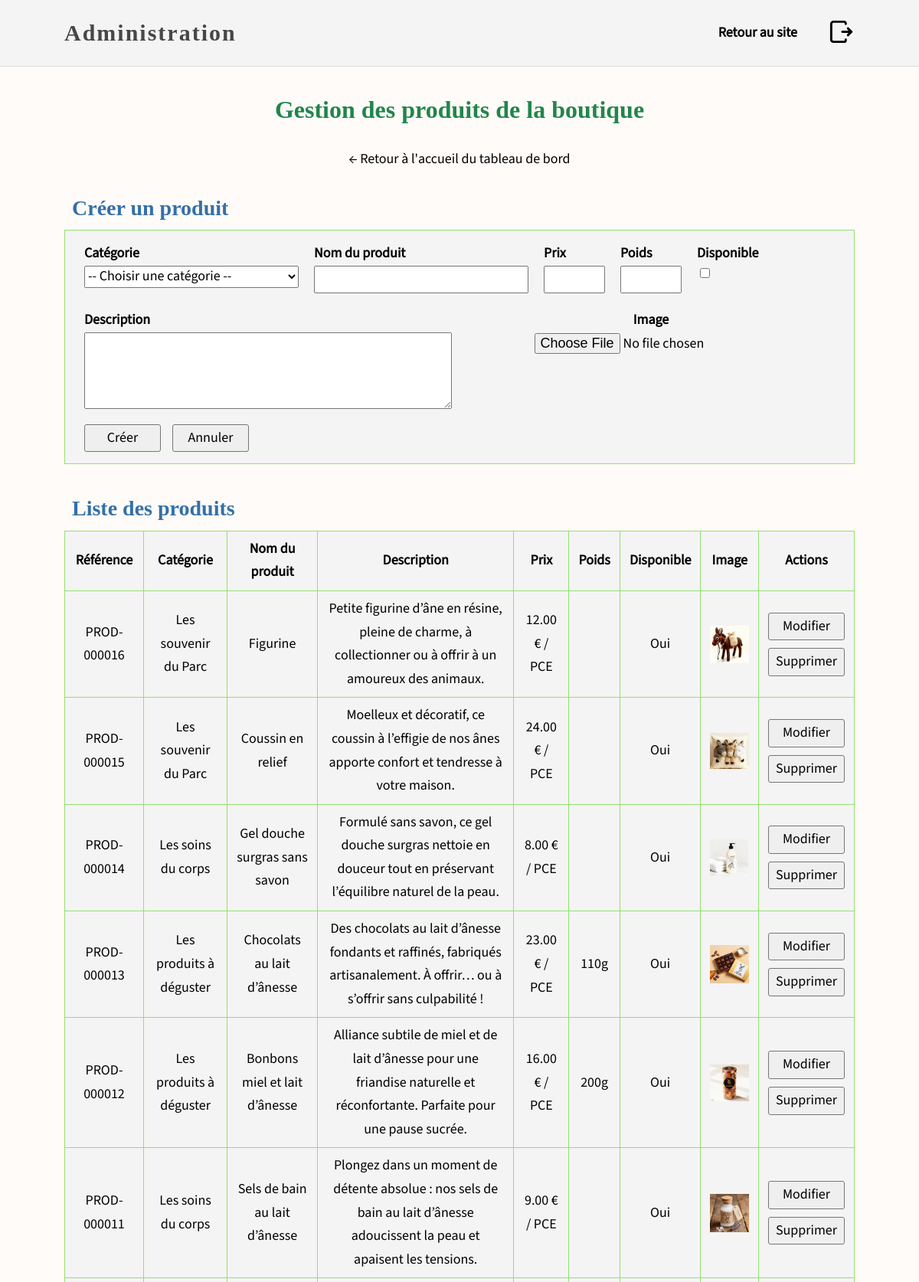
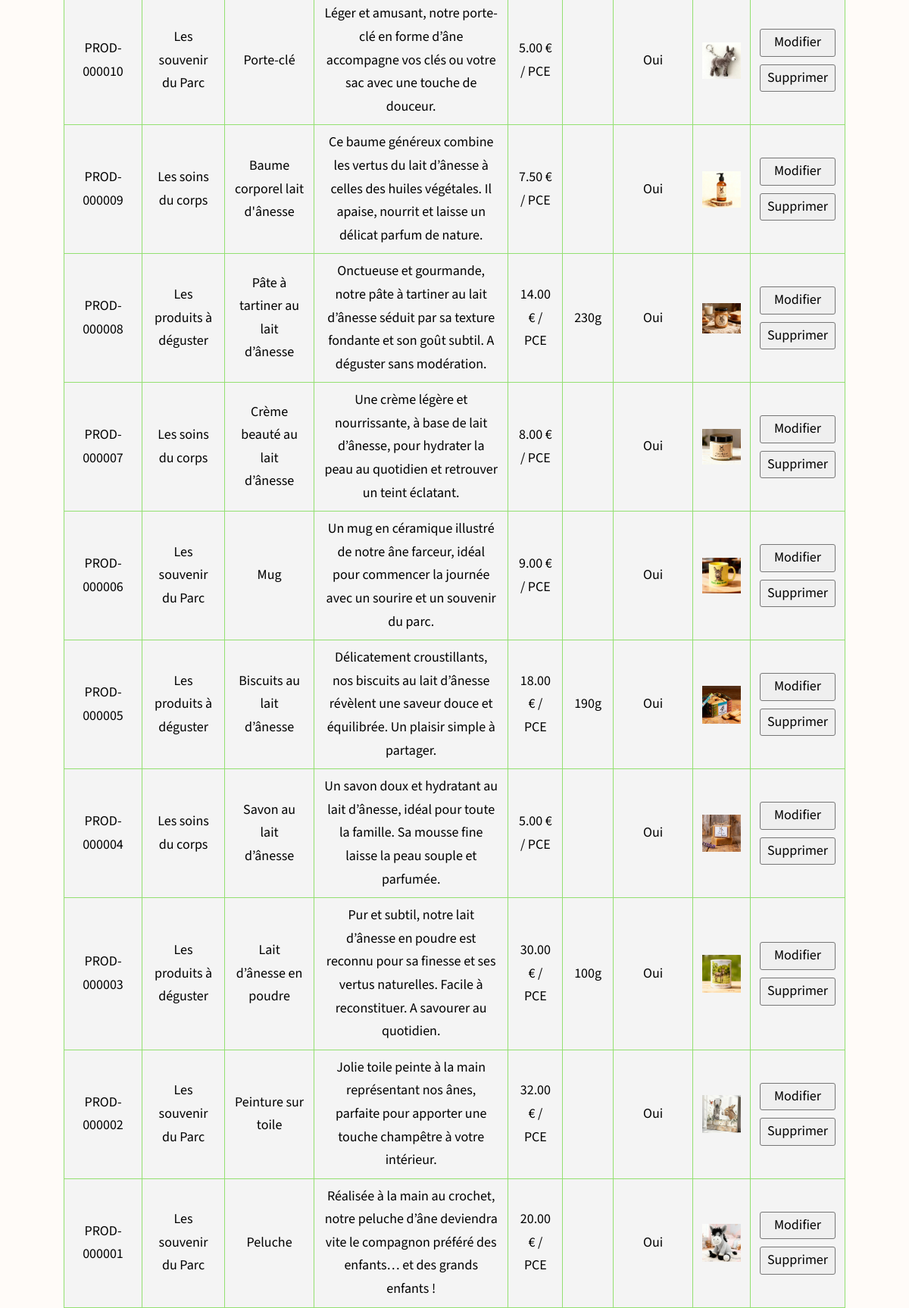
The app's page /?url=admin/produits (signed in, upper part) with its own data (2 pictures, top to bottom).
### tables this page shows
CREATE TABLE `products` (
  `id` int(11) NOT NULL,
  `reference` varchar(20) NOT NULL,
  `name` varchar(60) NOT NULL,
  `description` text NOT NULL,
  `price` decimal(10,2) NOT NULL,
  `weight` varchar(10) DEFAULT NULL,
  `is_available` tinyint(1) NOT NULL DEFAULT 0,
  `image` varchar(255) DEFAULT NULL,
  `category_id` int(11) NOT NULL
);

CREATE TABLE `products_categories` (
  `id` int(11) NOT NULL,
  `label` varchar(255) NOT NULL,
  `description` text NOT NULL,
  `display_order` int(10) UNSIGNED NOT NULL COMMENT 'Display order of products''s categories in the shop'
);

### src/Controllers/BaseController.php (called while the page is built, shortened)
<?php
class BaseController
{
    protected function renderViewAndMeta(string $view, array $data = [])
    {
        $parts = explode('/', $view);
        $action = array_pop($parts);
        $section = implode('.', $parts);
        $metaService = new Meta();
        $meta = $metaService->getMeta($section, $action);
        $siteName = $metaService->siteName();
        $pageTitle = trim($meta['title'] ?? '');
        $title = ($pageTitle === '' || $pageTitle === $siteName)
            ? $siteName
            : $siteName . ' - ' . $pageTitle;
        $data['meta'] = $meta;
        $data['title'] = $title;
        $data['internalStyles'] = $data['internalStyles'] ?? [];
        $data['externalStyles'] = $data['externalStyles'] ?? [];
        $data['internalScripts'] = $data['internalScripts'] ?? [];
        $data['externalScripts'] = $data['externalScripts'] ?? [];
        $data['headerView'] = $data['headerView'] ?? 'header';
        extract($data);
        require __DIR__ . '/../Views/' . $view . '.php';
        require __DIR__ . '/../Views/layouts/main.php';
    }
}

### src/Controllers/Admin/AdminProductController.php (called while the page is built, shortened)
<?php
class AdminProductController extends BaseController
{
    private string $path;
    private ProductModel $model;
    private ProductCategoryModel $productCategoryModel;
    public function __construct()
    {
        $this->path = 'admin/products';
        $this->model = new ProductModel();
        $this->productCategoryModel = new ProductCategoryModel();
    }
    public function index()
    {
        try {
            $flash = $this->getFlashData();
            $editItem = null;
            $viewData = $this->getProductViewData(
                [
                    'editItem' => $editItem,
                    'updateErrors' => $flash['updateErrors'],
                    'success' => $flash['success'],
                    'successProductId' => $flash['successProductId'],
                    'successType' => $flash['successType'],
                ]
            );
            $this->renderViewAndMeta(
                $this->path . '/index',
                array_merge(
                    $viewData,
                    $this->scriptsAndStylesAssets(),
                    [
                        'headerView' => 'header_admin'
                    ]
                )
            );
        } catch (Exception $e) {
            $this->handleException($e);
        }
    }
    private function getCsrfTokens(): array
    {
        return [
            'csrfProductCreate' => CsrfProtect::generateToken('product_create'),
            'csrfProductUpdate' => CsrfProtect::generateToken('product_update'),
            'csrfProductDelete' => CsrfProtect::generateToken('product_delete'),
        ];
    }
    private function getProductViewData(array $data = []): array
    {
        return array_merge(
            [
                'items' => $this->model->findAllItems(),
                'editItem' => null,
                'categories' => $this->productCategoryModel->findAllItems(),
            ],
            $this->getCsrfTokens(),
            $data
        );
    }
    private function getFlashData(): array
    {
        $data = [
            'success' => $_SESSION['success'] ?? null,
            'successProductId' => $_SESSION['successProductId'] ?? null,
            'successType' => $_SESSION['successType'] ?? null,
            'updateErrors' => $_SESSION['updateErrors'] ?? [],
            'editItemSession' => $_SESSION['editItem'] ?? null,
        ];
        return $data;
    }
    private function scriptsAndStylesAssets(): array
    {
        return [
            'internalStyles' => [
                'admin-header.css',
                'admin-home.css',
                'admin-products.css',
            ],
            'internalScripts' => [
                'admin_products.js',
            ],
        ];
    }
}

### public/index.php (called while the page is built, shortened)
<?php
$rootPath = basename(__DIR__) === 'public'
    ? dirname(__DIR__)
    : __DIR__;
require_once $rootPath . '/src/Core/Autoload.php';
$url = $_GET['url'] ?? 'accueil';
$router = new Router();
$router->renderPage($url);

### src/Models/ProductModel.php (called while the page is built, shortened)
<?php
class ProductModel
{
    private PDO $db;
    private string $table = 'products';
    public function __construct()
    {
        $this->db = DatabaseConnect::getInstance()->getConnection();
    }
    public function findAllItems(): array
    {
        $stmt = $this->db->query("
            SELECT *
            FROM {$this->table}
            ORDER BY id DESC
        ");
        return $stmt->fetchAll(PDO::FETCH_ASSOC);
    }
}

### src/Core/Autoload.php (called while the page is built, shortened)
<?php
spl_autoload_register(function (string $class): void {
    $prefix = 'App\\';
    $baseDir = __DIR__ . '/../';
    $relativeClass = substr($class, strlen($prefix));
    $file = $baseDir . str_replace('\\', '/', $relativeClass) . '.php';
    if (is_file($file)) {
        return;
    }
});

### config/database.php (called while the page is built)
<?php
$DB_HOST = 'localhost';
$DB_PORT = 3306 ;
$DB_NAME = 'db_parc_des_anes';
$DB_USER = 'root';
$DB_PASS = '';

### src/Core/DatabaseConnect.php (called while the page is built, shortened)
<?php
class DatabaseConnect
{
    private static ?DatabaseConnect $instance = null;
    private PDO $connection;
    private function __construct()
    {
        require __DIR__ . '/../../config/database.php';
        $dsn = "mysql:host=$DB_HOST;port=$DB_PORT;dbname=$DB_NAME;charset=utf8mb4";
        $options = [
            PDO::ATTR_ERRMODE => PDO::ERRMODE_EXCEPTION,
            PDO::ATTR_DEFAULT_FETCH_MODE => PDO::FETCH_ASSOC,
            PDO::ATTR_EMULATE_PREPARES => false
        ];
        try {
            $this->connection = new PDO(
                $dsn,
                $DB_USER,
                $DB_PASS,
                $options
            );
        } catch (PDOException $e) {
            Logger::error($e);
            if (defined('DEV_MODE') && DEV_MODE) {
                echo "<h2>Erreur PDO détectée</h2>";
                echo "<ul>";
                echo "<li><strong>Message :</strong> "
                    . htmlspecialchars($e->getMessage())
                    . "</li>";
                echo "<li><strong>Code :</strong> "
                    . htmlspecialchars($e->getCode())
                    . "</li>";
                echo "<li><strong>Fichier :</strong> "
                    . htmlspecialchars($e->getFile())
                    . "</li>";
                echo "<li><strong>Ligne :</strong> "
                    . htmlspecialchars($e->getLine())
                    . "</li>";
                echo "<li><strong>Trace :</strong> <pre>"
                    . htmlspecialchars($e->getTraceAsString())
                    . "</pre></li>";
                echo "</ul>";
            } else {
                echo "Erreur de connexion à la base de données.";
            }
            exit;
        }
    }
    public static function getInstance(): self
    {
        if (self::$instance === null) {
            self::$instance = new self();
        }
        return self::$instance;
    }
    public function getConnection(): PDO
    {
        return $this->connection;
    }
}

### src/Models/ProductCategoryModel.php (called while the page is built, shortened)
<?php
class ProductCategoryModel
{
    private PDO $db;
    private string $table = 'products_categories';
    public function __construct()
    {
        $this->db = DatabaseConnect::getInstance()->getConnection();
    }
    public function findAllItems(): array
    {
        $stmt = $this->db->query("
            SELECT
                id,
                label,
                description,
                display_order
            FROM {$this->table}
            ORDER BY display_order ASC
        ");
        return $stmt->fetchAll(PDO::FETCH_ASSOC);
    }
}

### src/Views/admin/products/sections/product_read.php (the view, shortened to what this page needs)
<section class="admin-product-list">
    <?php
        $categoriesById = [];
        foreach ($categories as $category) {
            $categoriesById[$category['id']] = $category;
        }
    ?>
    <div class="admin-product-h3-message-block">
        <h3 class="admin-h3">Liste des produits</h3>
    </div>
    <?php if (empty($items)): ?>
        <p>Aucun produit enregistré.</p>
    <?php else: ?>
        <table class="admin-products-list-table">
            <thead>
                <tr>
                    <th>Référence</th>
                    <th>Catégorie</th>
                    <th>Nom du produit</th>
                    <th>Description</th>
                    <th>Prix</th>
                    <th>Poids</th>
                    <th>Disponible</th>
                    <th>Image</th>
                    <th>Actions</th>
                </tr>
            </thead>
            <tbody>
                <?php foreach ($items as $item): ?>
                    <?php if (
                        !empty($editItem)
                        && $editItem['id'] == $item['id']
                    ): ?>
                        <?php
                            $item = $editItem;
                            require __DIR__ . '/product_update.php';
                        ?>
                    <?php else: ?>
                        <tr id="product-<?= $item['id'] ?>">
                            <td>
                                <?= htmlspecialchars($item['reference']) ?>
                            </td>
                            <td>
                                <?= htmlspecialchars(
                                    $categoriesById[$item['category_id']]['label'] ?? ''
                                ) ?>
                            </td>
                            <td>
                                <?= htmlspecialchars($item['name']) ?>
                            </td>
                            <td>
                                <?= htmlspecialchars($item['description']) ?>
                            </td>
                            <td>
                                <?= htmlspecialchars($item['price']) ?> € / PCE
                            </td>
                            <td>
                                <?= htmlspecialchars($item['weight']) ?>
                            </td>
                            <td>
                                <?= $item['is_available'] ? 'Oui' : 'Non' ?>
                            </td>
                            <td>
                                <?php if (!empty($item['image'])): ?>
                                    <div class="admin-product-image-block">
                                        <img
                                            class="admin-product-edit-image"
                                            src="<?= UPLOAD_PRODUCTS_URL . htmlspecialchars($item['image']) ?>"
                                            alt="<?= htmlspecialchars($item['name']) ?>"
                                        >
                                    </div>
                                <?php else: ?>
                                    Aucune image
                                <?php endif; ?>
                            </td>
                            <td class="admin-products-list-table-actions">
                                <a
                                    href="<?= BASE_URL ?>/?url=admin/produits&edit=<?= $item['id'] ?>#product-<?= $item['id'] ?>"
                                    class="admin-btn"
                                >
                                    Modifier
                                </a>
                                <form
                                    method="post"
                                    action="?url=admin/produits/delete"
                                    class="delete-product-form"
                                    data-name="<?= htmlspecialchars(
                                        $item['name'],
                                        ENT_QUOTES,
                                        'UTF-8'
                                    ) ?>"
                                    data-reference="<?= htmlspecialchars(
                                        $item['reference'],
                                        ENT_QUOTES,
                                        'UTF-8'
                                    ) ?>"
                                    novalidate
                                >
                                    <button
                                        type="submit"
                                        class="admin-btn"
                                    >
                                        Supprimer
                                    </button>
                                </form>
                            </td>
                        </tr>
                    <?php endif; ?>
                <?php endforeach; ?>
            </tbody>
        </table>
    <?php endif; ?>
</section>

### records on screen
products: reference "PROD-000016", category.label "Les souvenir du Parc", name "Figurine", description "Petite figurine d’âne en résine, pleine de charme, à collectionner ou à offrir à un amoureux des animaux.", price "12.00", is_available "Oui", image (picture)
products: reference "PROD-000015", category.label "Les souvenir du Parc", name "Coussin en relief", description "Moelleux et décoratif, ce coussin à l’effigie de nos ânes apporte confort et tendresse à votre maison.", price "24.00", is_available "Oui", image (picture)
products: reference "PROD-000014", category.label "Les soins du corps", name "Gel douche surgras sans savon", description "Formulé sans savon, ce gel douche surgras nettoie en douceur tout en préservant l’équilibre naturel de la peau.", price "8.00", is_available "Oui", image (picture)
products: reference "PROD-000013", category.label "Les produits à déguster", name "Chocolats au lait d’ânesse", description "Des chocolats au lait d’ânesse fondants et raffinés, fabriqués artisanalement. À offrir… ou à s’offrir sans culpabilité !", price "23.00", weight "110g", is_available "Oui", image (picture)
products: reference "PROD-000012", category.label "Les produits à déguster", name "Bonbons miel et lait d’ânesse", description "Alliance subtile de miel et de lait d’ânesse pour une friandise naturelle et réconfortante. Parfaite pour une pause sucrée.", price "16.00", weight "200g", is_available "Oui", image (picture)
products: reference "PROD-000011", category.label "Les soins du corps", name "Sels de bain au lait d’ânesse", description "Plongez dans un moment de détente absolue : nos sels de bain au lait d’ânesse adoucissent la peau et apaisent les tensions.", price "9.00", is_available "Oui", image (picture)
products: reference "PROD-000010", category.label "Les souvenir du Parc", name "Porte-clé", description "Léger et amusant, notre porte-clé en forme d’âne accompagne vos clés ou votre sac avec une touche de douceur.", price "5.00", is_available "Oui", image (picture)
products: reference "PROD-000009", category.label "Les soins du corps", name "Baume corporel lait d'ânesse", description "Ce baume généreux combine les vertus du lait d’ânesse à celles des huiles végétales. Il apaise, nourrit et laisse un délicat parfum de nature.", price "7.50", is_available "Oui", image (picture)
products: reference "PROD-000008", category.label "Les produits à déguster", name "Pâte à tartiner au lait d’ânesse", description "Onctueuse et gourmande, notre pâte à tartiner au lait d’ânesse séduit par sa texture fondante et son goût subtil. A déguster sans modération.", price "14.00", weight "230g", is_available "Oui", image (picture)
products: reference "PROD-000007", category.label "Les soins du corps", name "Crème beauté au lait d’ânesse", description "Une crème légère et nourrissante, à base de lait d’ânesse, pour hydrater la peau au quotidien et retrouver un teint éclatant.", price "8.00", is_available "Oui", image (picture)
products: reference "PROD-000006", category.label "Les souvenir du Parc", name "Mug", description "Un mug en céramique illustré de notre âne farceur, idéal pour commencer la journée avec un sourire et un souvenir du parc.", price "9.00", is_available "Oui", image (picture)
products: reference "PROD-000005", category.label "Les produits à déguster", name "Biscuits au lait d’ânesse", description "Délicatement croustillants, nos biscuits au lait d’ânesse révèlent une saveur douce et équilibrée. Un plaisir simple à partager.", price "18.00", weight "190g", is_available "Oui", image (picture)
products: reference "PROD-000004", category.label "Les soins du corps", name "Savon au lait d’ânesse", description "Un savon doux et hydratant au lait d’ânesse, idéal pour toute la famille. Sa mousse fine laisse la peau souple et parfumée.", price "5.00", is_available "Oui", image (picture)
products: reference "PROD-000003", category.label "Les produits à déguster", name "Lait d’ânesse en poudre", description "Pur et subtil, notre lait d’ânesse en poudre est reconnu pour sa finesse et ses vertus naturelles. Facile à reconstituer. A savourer au quotidien.", price "30.00", weight "100g", is_available "Oui", image (picture)
products: reference "PROD-000002", category.label "Les souvenir du Parc", name "Peinture sur toile", description "Jolie toile peinte à la main représentant nos ânes, parfaite pour apporter une touche champêtre à votre intérieur.", price "32.00", is_available "Oui", image (picture)
products: reference "PROD-000001", category.label "Les souvenir du Parc", name "Peluche", description "Réalisée à la main au crochet, notre peluche d’âne deviendra vite le compagnon préféré des enfants… et des grands enfants !", price "20.00", is_available "Oui", image (picture)
